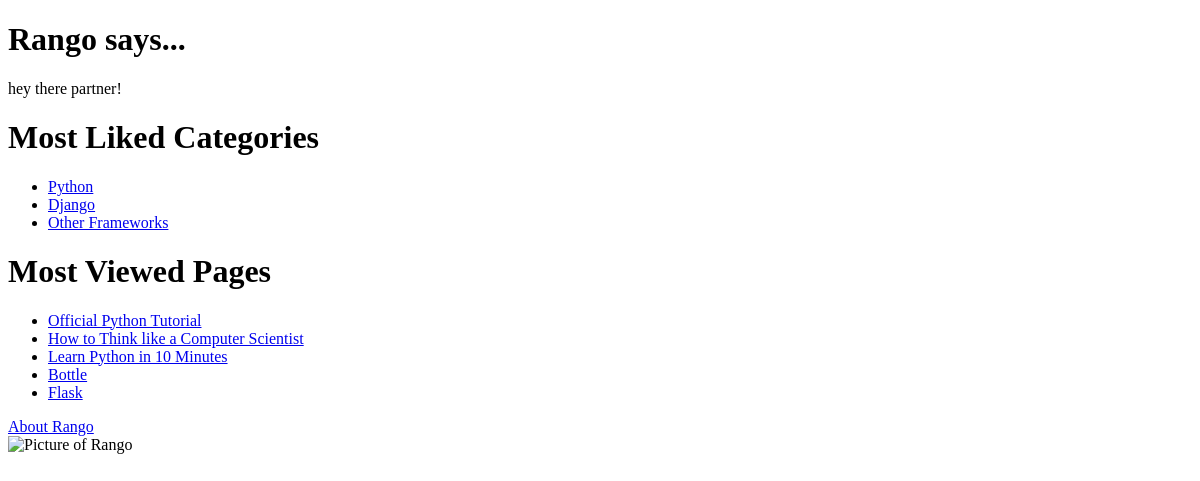
The app's page /, older data.
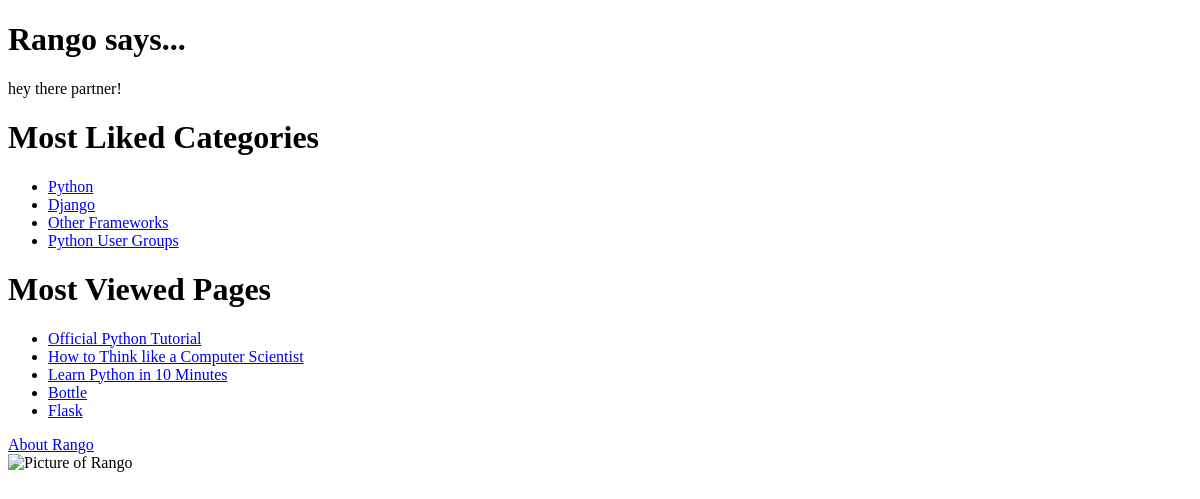
The same page, newer data.
### rango/models.py (models this page shows, shortened)
class Category(models.Model):
    name = models.CharField(max_length=128, unique=True)
    views = models.IntegerField(default=0)
    likes = models.IntegerField(default=0)
    slug = models.SlugField(unique=True)
    class Meta:
        verbose_name_plural = 'Categories'

class Page(models.Model):
    category = models.ForeignKey(Category)
    title = models.CharField(max_length=128)
    url = models.URLField()
    views = models.IntegerField(default=0)

### rango/views.py (the view)
# urls.py: url(r'^$', views.index, name="index"),
def index(request):
    category_list = Category.objects.order_by('-likes')[:5]
    pages_list = Page.objects.order_by('-views')[:5]
    context_dict = {'categories': category_list, 'pages': pages_list}
    return render(request, 'rango/index.html', context=context_dict)

### templates/rango/index.html
<!DOCTYPE html>
{% load staticfiles %}
<html>
<head>
    <title>Rango</title></head>
<body>
<h1>Rango says...</h1>
<div>hey there partner!</div>
<div>
    <h1>Most Liked Categories</h1>
    {% if categories %}
    <ul>
        {% for category in categories %}
        <li>
            <a href="/rango/category/{{ category.slug }}">{{ category.name }}</a>
        </li>
        {% endfor %}
    </ul>
    {% else %}
    <strong>There are no categories present.</strong>
    {% endif %}
</div>
<div>
    <h1>Most Viewed Pages</h1>
    {% if pages %}
    <ul>
        {% for page in pages %}
        <li>
            <a href="{{ page.url }}">{{ page.title }}</a>
        </li>
        {% endfor %}
    </ul>
    {% endif %}
</div>
<div>
    <a href="/rango/about/">About Rango</a><br/>
    <img src="{% static "images/rango.jpg" %}" alt="Picture of Rango" />
</div>
</body>
</html>

Row changes from the older to the newer data that the page shows:
added Category: name "Python User Groups"
